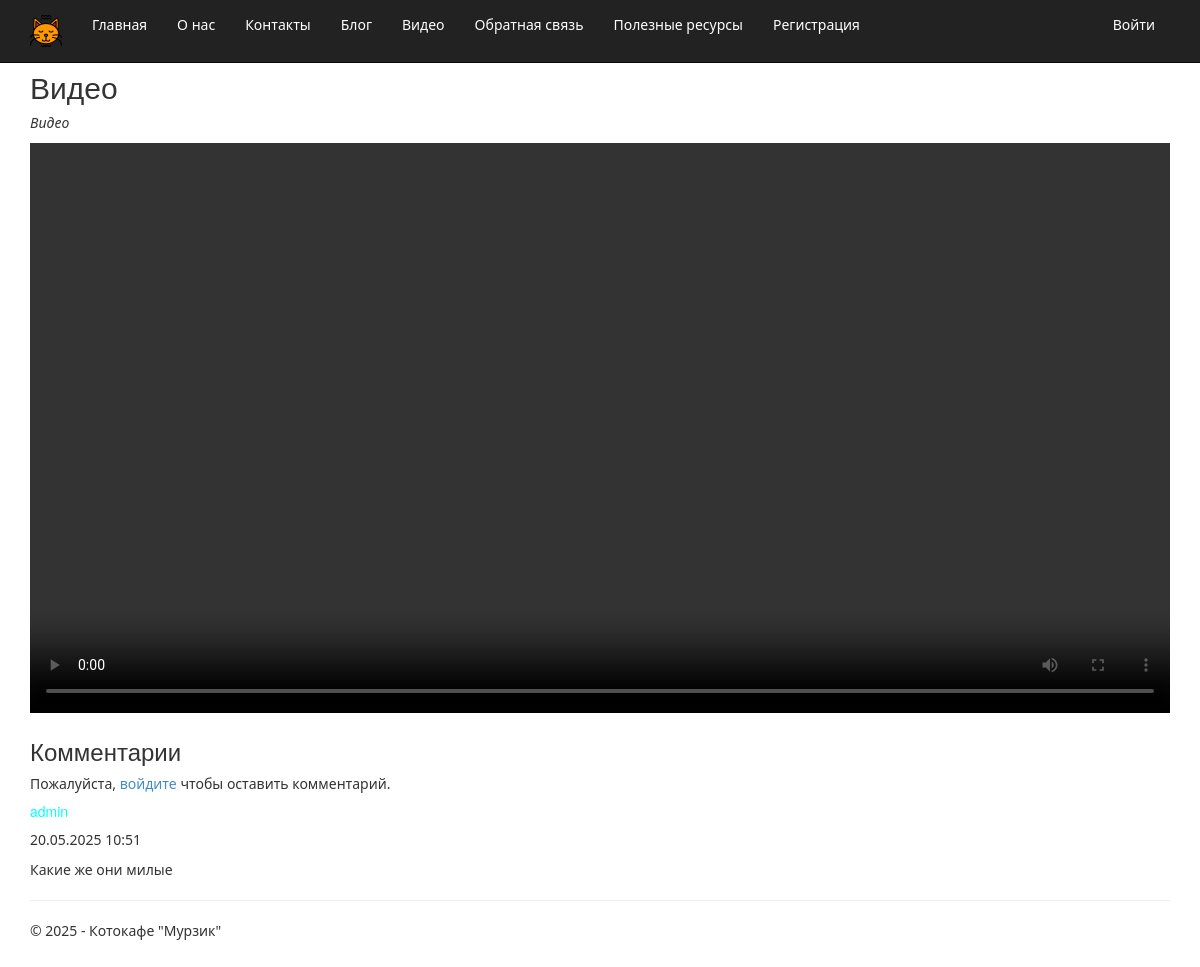
The page /video/ on the database its author committed.
### app/models.py (models this page shows, shortened)
class Comment(models.Model):
    text = models.TextField(verbose_name="Комментарий")
    date = models.DateTimeField(default=timezone.now, verbose_name="Дата")
    author = models.ForeignKey(User, on_delete=models.CASCADE, verbose_name="Автор")
    post = models.ForeignKey(Blog, on_delete=models.CASCADE, verbose_name="Статья")
    class Meta:
        db_table = "Comments"
        verbose_name = "Комментарий"
        verbose_name_plural = "Комментарии к статьям блога"
        ordering = ['-date']

### app/views.py (the view)
# urls.py: path('video/', views.video, name='video'),
def video(request):
    video_post, created = Blog.objects.get_or_create(
        title="Video Comments",
        defaults={
            'description': "Comments on the video page",
            'content': "This post contains comments related to the video page.",
            'author': request.user if request.user.is_authenticated else None
        }
    )
    comments = Comment.objects.filter(post=video_post).order_by('-date')
    if request.method == "POST":
        form = CommentForm(request.POST)
        if form.is_valid():
            comment = form.save(commit=False)
            comment.author = request.user
            comment.post = video_post
            comment.save()
            messages.success(request, 'Комментарий добавлен!')
            return redirect('video')
    else:
        form = CommentForm()
    return render(
        request,
        'app/videopost.html',
        {
            'title': 'Видео',
            'form': form,
            'comments': comments,
            'year': datetime.now().year,
        }
    )

### app/templates/app/videopost.html (shortened to what this page needs)
{% extends "app/layout.html" %}
{% block content %}
<h2>{{ title }}</h2>
<p><em>Видео</em></p>
<div class="video-container">
    <video width="100%" controls>
        <source src="/media/blog/видеокот1.mp4" type="video/mp4">
    </video>
</div>
<div class="comments-section">
    <h3>Комментарии</h3>
    {% if user.is_authenticated %}
        <form method="post">
            {% csrf_token %}
            {{ form.as_p }}
            <button type="submit" class="btn btn-primary">Отправить комментарий</button>
        </form>
    {% else %}
        <p>Пожалуйста, <a href="{% url 'login' %}">войдите</a> чтобы оставить комментарий.</p>
    {% endif %}
    <div class="comments-list">
        {% if comments %}
            {% for comment in comments %}
                <div class="comment">
                    <h5>{{ comment.author.username }}</h5>
                    <p class="comment-date">{{ comment.date|date:"d.m.Y H:i" }}</p>
                    <p class="comment-text">{{ comment.text }}</p>
                </div>
            {% endfor %}
        {% else %}
            <p>Пока нет комментариев.</p>
        {% endif %}
    </div>
</div>
{% endblock %}

### app/static/app/content/site.css (style rules this page uses)
body { padding-top: 50px; padding-bottom: 20px; font-family: 'Segoe UI', Tahoma, Geneva, Verdana, sans-serif; }
.comment h5 { color: aqua !important; }

### rows shown on the page
Comment: author.username "admin", date "20.05.2025 10:51", text "Какие же они милые"

### other values the page prints
{{ title }} "Видео"
